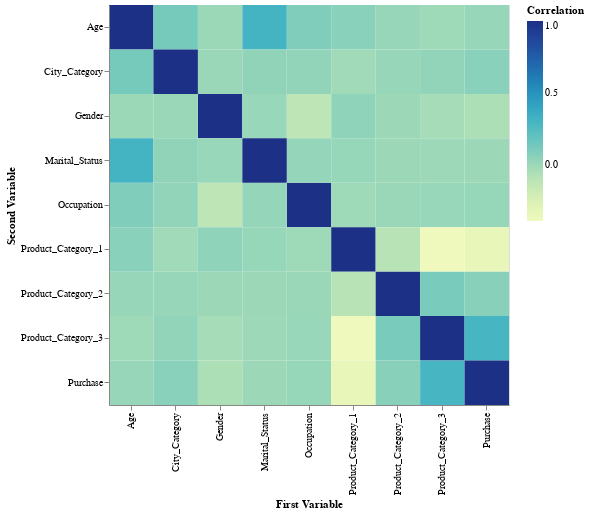

Write notebook code for a chart like this one.
### Code cell
# Heatmap with tooltip
alt.Chart(corr_df).mark_rect().encode(
    x="First Variable",
    y="Second Variable",
    color="Correlation",
    tooltip = ["First Variable", "Second Variable", "Correlation"]
).properties(width=400, height=400)

### Figure 1 — Vega-Lite specification as saved in the notebook (floating-point values rounded to 4 significant figures)
{"config": {"view": {"continuousWidth": 400, "continuousHeight": 300}}, "data": {"name": "data-b5ced7f052f3281c1bccef590172cfb2"}, "mark": "rect", "encoding": {"color": {"type": "quantitative", "field": "Correlation"}, "tooltip": [{"type": "nominal", "field": "First Variable"}, {"type": "nominal", "field": "Second Variable"}, {"type": "quantitative", "field": "Correlation"}], "x": {"type": "nominal", "field": "First Variable"}, "y": {"type": "nominal", "field": "Second Variable"}}, "height": 400, "width": 400, "$schema": "https://vega.github.io/schema/vega-lite/v4.8.1.json", "datasets": {"data-b5ced7f052f3281c1bccef590172cfb2": [{"First Variable": "Gender", "Second Variable": "Gender", "Correlation": 1.0}, {"First Variable": "Gender", "Second Variable": "Age", "Correlation": 0.004262}, {"First Variable": "Gender", "Second Variable": "Occupation", "Correlation": -0.1173}, {"First Variable": "Gender", "Second Variable": "City_Category", "Correlation": 0.004515}, {"First Variable": "Gender", "Second Variable": "Marital_Status", "Correlation": 0.0116}, {"First Variable": "Gender", "Second Variable": "Product_Category_1", "Correlation": 0.04559}, {"First Variable": "Gender", "Second Variable": "Product_Category_2", "Correlation": -1.627e-06}, {"First Variable": "Gender", "Second Variable": "Product_Category_3", "Correlation": -0.03609}, {"First Variable": "Gender", "Second Variable": "Purchase", "Correlation": -0.06035}, {"First Variable": "Age", "Second Variable": "Gender", "Correlation": 0.004262}, {"First Variable": "Age", "Second Variable": "Age", "Correlation": 1.0}, {"First Variable": "Age", "Second Variable": "Occupation", "Correlation": 0.09146}, {"First Variable": "Age", "Second Variable": "City_Category", "Correlation": 0.1231}, {"First Variable": "Age", "Second Variable": "Marital_Status", "Correlation": 0.3117}, {"First Variable": "Age", "Second Variable": "Product_Category_1", "Correlation": 0.0612}, {"First Variable": "Age", "Second Variable": "Product_Category_2", "Correlation": 0.01663}, {"First Variable": "Age", "Second Variable": "Product_Category_3", "Correlation": -0.008328}, {"First Variable": "Age", "Second Variable": "Purchase", "Correlation": 0.01584}, {"First Variable": "Occupation", "Second Variable": "Gender", "Correlation": -0.1173}, {"First Variable": "Occupation", "Second Variable": "Age", "Correlation": 0.09146}, {"First Variable": "Occupation", "Second Variable": "Occupation", "Correlation": 1.0}, {"First Variable": "Occupation", "Second Variable": "City_Category", "Correlation": 0.03448}, {"First Variable": "Occupation", "Second Variable": "Marital_Status", "Correlation": 0.02428}, {"First Variable": "Occupation", "Second Variable": "Product_Category_1", "Correlation": -0.007618}, {"First Variable": "Occupation", "Second Variable": "Product_Category_2", "Correlation": 0.007021}, {"First Variable": "Occupation", "Second Variable": "Product_Category_3", "Correlation": 0.01219}, {"First Variable": "Occupation", "Second Variable": "Purchase", "Correlation": 0.02083}, {"First Variable": "City_Category", "Second Variable": "Gender", "Correlation": 0.004515}, {"First Variable": "City_Category", "Second Variable": "Age", "Correlation": 0.1231}, {"First Variable": "City_Category", "Second Variable": "Occupation", "Correlation": 0.03448}, {"First Variable": "City_Category", "Second Variable": "City_Category", "Correlation": 1.0}, {"First Variable": "City_Category", "Second Variable": "Marital_Status", "Correlation": 0.03979}, {"First Variable": "City_Category", "Second Variable": "Product_Category_1", "Correlation": -0.01436}, {"First Variable": "City_Category", "Second Variable": "Product_Category_2", "Correlation": 0.01733}, {"First Variable": "City_Category", "Second Variable": "Product_Category_3", "Correlation": 0.03589}, {"First Variable": "City_Category", "Second Variable": "Purchase", "Correlation": 0.06191}, {"First Variable": "Marital_Status", "Second Variable": "Gender", "Correlation": 0.0116}, {"First Variable": "Marital_Status", "Second Variable": "Age", "Correlation": 0.3117}, {"First Variable": "Marital_Status", "Second Variable": "Occupation", "Correlation": 0.02428}, {"First Variable": "Marital_Status", "Second Variable": "City_Category", "Correlation": 0.03979}, {"First Variable": "Marital_Status", "Second Variable": "Marital_Status", "Correlation": 1.0}, {"First Variable": "Marital_Status", "Second Variable": "Product_Category_1", "Correlation": 0.01989}, {"First Variable": "Marital_Status", "Second Variable": "Product_Category_2", "Correlation": 0.0003318}, {"First Variable": "Marital_Status", "Second Variable": "Product_Category_3", "Correlation": -0.00496}, {"First Variable": "Marital_Status", "Second Variable": "Purchase", "Correlation": -0.0004634}, {"First Variable": "Product_Category_1", "Second Variable": "Gender", "Correlation": 0.04559}, {"First Variable": "Product_Category_1", "Second Variable": "Age", "Correlation": 0.0612}, {"First Variable": "Product_Category_1", "Second Variable": "Occupation", "Correlation": -0.007618}, {"First Variable": "Product_Category_1", "Second Variable": "City_Category", "Correlation": -0.01436}, {"First Variable": "Product_Category_1", "Second Variable": "Marital_Status", "Correlation": 0.01989}, {"First Variable": "Product_Category_1", "Second Variable": "Product_Category_1", "Correlation": 1.0}, {"First Variable": "Product_Category_1", "Second Variable": "Product_Category_2", "Correlation": -0.09513}, {"First Variable": "Product_Category_1", "Second Variable": "Product_Category_3", "Correlation": -0.3914}, {"First Variable": "Product_Category_1", "Second Variable": "Purchase", "Correlation": -0.3437}, {"First Variable": "Product_Category_2", "Second Variable": "Gender", "Correlation": -1.627e-06}, {"First Variable": "Product_Category_2", "Second Variable": "Age", "Correlation": 0.01663}, {"First Variable": "Product_Category_2", "Second Variable": "Occupation", "Correlation": 0.007021}, {"First Variable": "Product_Category_2", "Second Variable": "City_Category", "Correlation": 0.01733}, {"First Variable": "Product_Category_2", "Second Variable": "Marital_Status", "Correlation": 0.0003318}, {"First Variable": "Product_Category_2", "Second Variable": "Product_Category_1", "Correlation": -0.09513}, {"First Variable": "Product_Category_2", "Second Variable": "Product_Category_2", "Correlation": 1.0}, {"First Variable": "Product_Category_2", "Second Variable": "Product_Category_3", "Correlation": 0.1149}, {"First Variable": "Product_Category_2", "Second Variable": "Purchase", "Correlation": 0.06621}, {"First Variable": "Product_Category_3", "Second Variable": "Gender", "Correlation": -0.03609}, {"First Variable": "Product_Category_3", "Second Variable": "Age", "Correlation": -0.008328}, {"First Variable": "Product_Category_3", "Second Variable": "Occupation", "Correlation": 0.01219}, {"First Variable": "Product_Category_3", "Second Variable": "City_Category", "Correlation": 0.03589}, {"First Variable": "Product_Category_3", "Second Variable": "Marital_Status", "Correlation": -0.00496}, {"First Variable": "Product_Category_3", "Second Variable": "Product_Category_1", "Correlation": -0.3914}, {"First Variable": "Product_Category_3", "Second Variable": "Product_Category_2", "Correlation": 0.1149}, {"First Variable": "Product_Category_3", "Second Variable": "Product_Category_3", "Correlation": 1.0}, {"First Variable": "Product_Category_3", "Second Variable": "Purchase", "Correlation": 0.2916}, {"First Variable": "Purchase", "Second Variable": "Gender", "Correlation": -0.06035}, {"First Variable": "Purchase", "Second Variable": "Age", "Correlation": 0.01584}, {"First Variable": "Purchase", "Second Variable": "Occupation", "Correlation": 0.02083}, {"First Variable": "Purchase", "Second Variable": "City_Category", "Correlation": 0.06191}, {"First Variable": "Purchase", "Second Variable": "Marital_Status", "Correlation": -0.0004634}, {"First Variable": "Purchase", "Second Variable": "Product_Category_1", "Correlation": -0.3437}, {"First Variable": "Purchase", "Second Variable": "Product_Category_2", "Correlation": 0.06621}, {"First Variable": "Purchase", "Second Variable": "Product_Category_3", "Correlation": 0.2916}, {"First Variable": "Purchase", "Second Variable": "Purchase", "Correlation": 1.0}]}}
